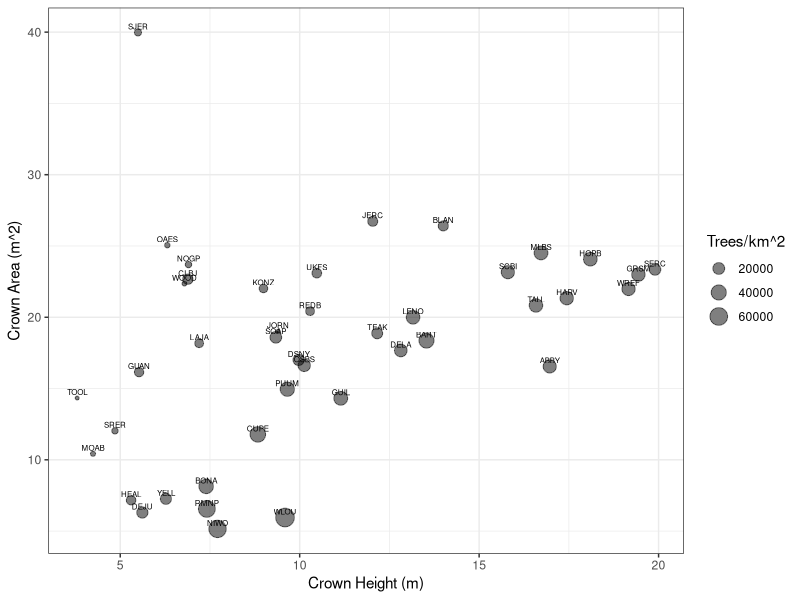
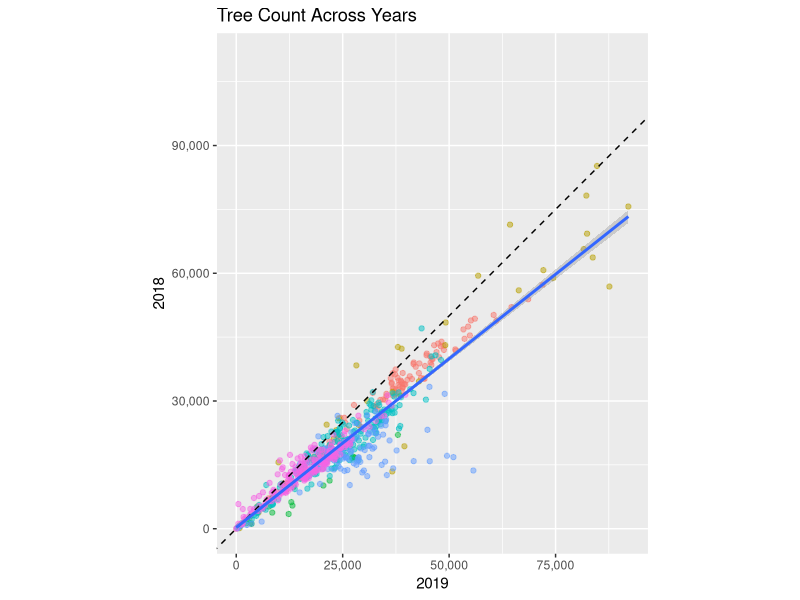
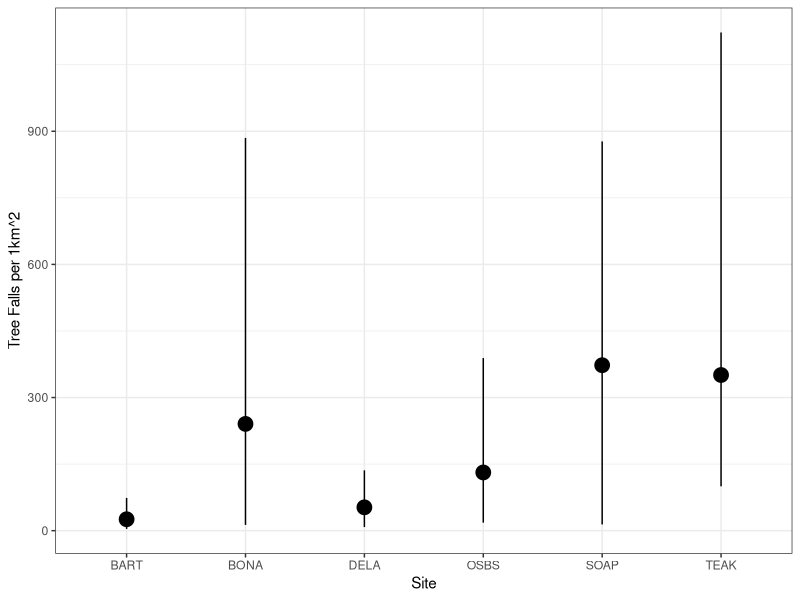
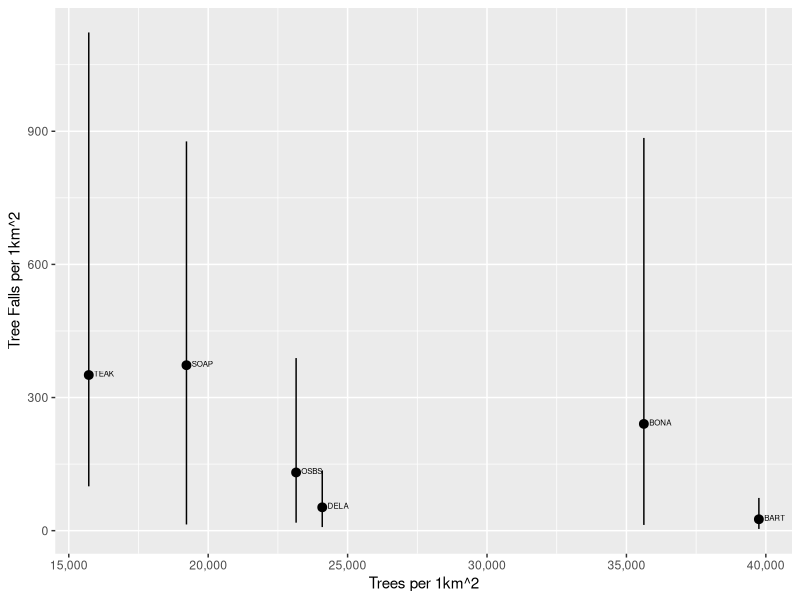
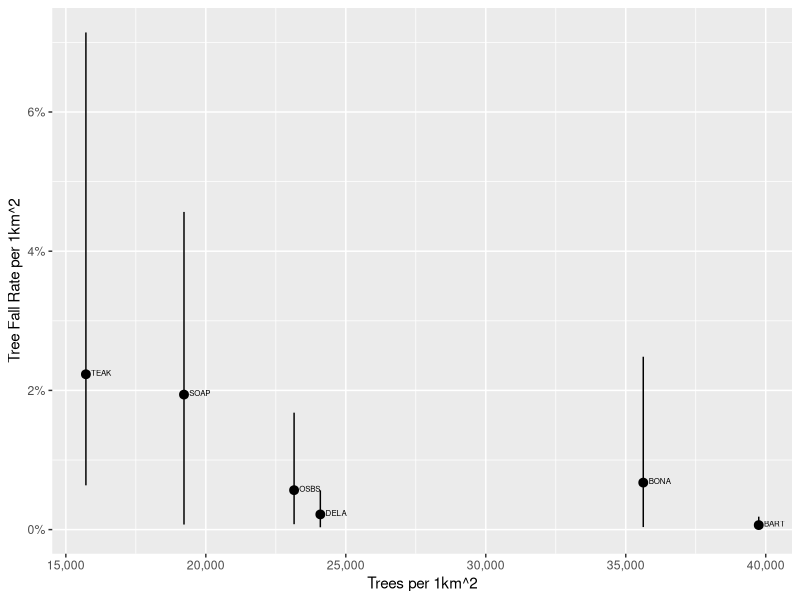
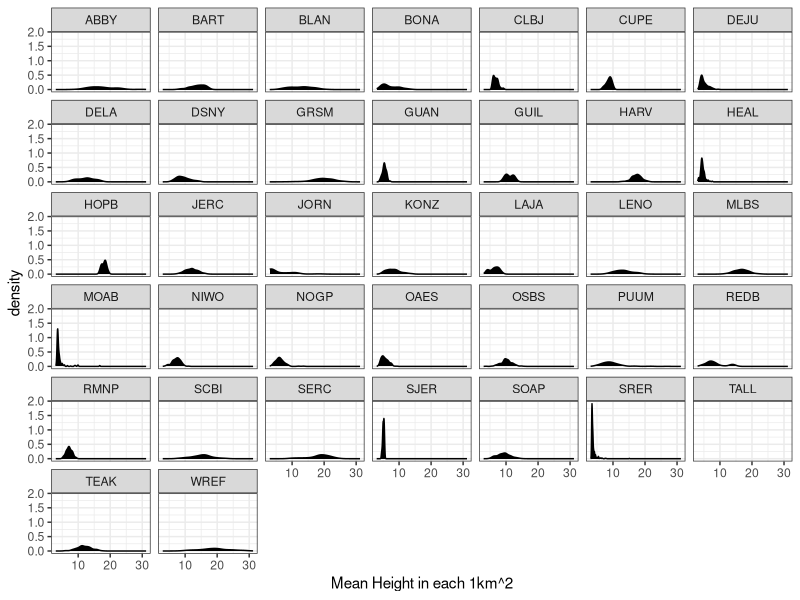
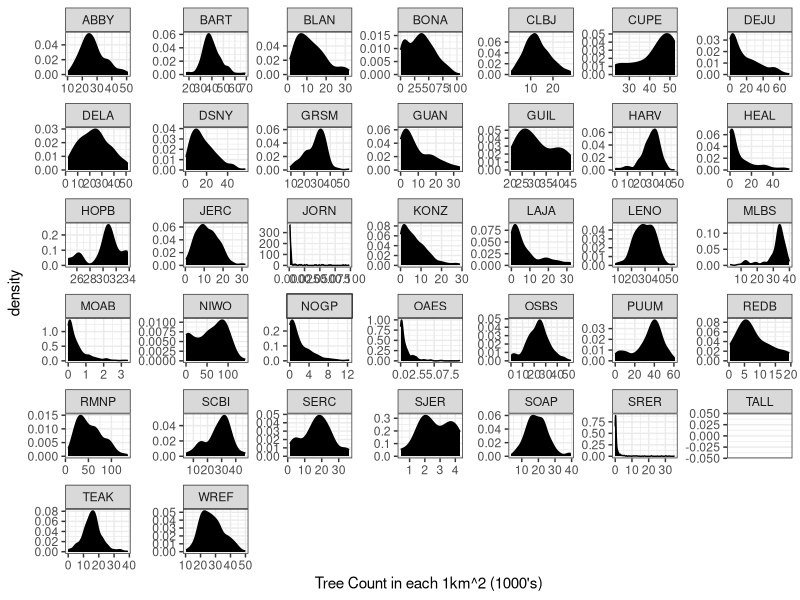
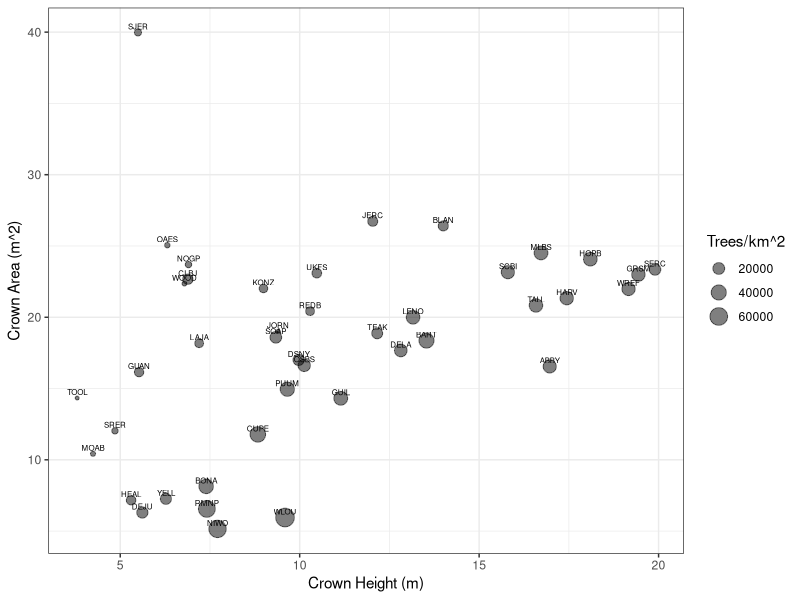

Here is the R script that generated these plots, in order:
## ---- chunk 1
library(raster)
library(dplyr)
library(ggplot2)
library(scales)
library(tidyr)
library(stringr)
## ---- chunk 2
df<-read.csv("averages.csv",row.names =1)
counts<-read.csv("counts.csv")
colnames(counts)<-c("Site","geo_index","Year","n")

counts %>% group_by(Site) %>% summarize(n=sum(n)) %>% summarize(total=sum(n))
## ---- chunk 3
ggplot(df,aes(x=height_mean,y=area_mean,size=n)) + geom_point(alpha=0.5) + labs(x="Crown Height (m)",y="Crown Area (m^2)",size="Trees/km^2") + geom_text(aes(label=Site),size=2,hjust=0.5,vjust=-0.5) + theme_bw()
ggsave("Attributes.png",height=3.5,width=6)
ggsave("Attributes.svg", height=3.5,width=6)
## ---- chunk 4
counts %>% spread(Year,n) %>% ggplot(.,aes(x=`2019`,y=`2018`)) + geom_point(aes(col=Site),alpha=0.5) + geom_abline(linetype="dashed") + coord_equal() + stat_smooth(method="lm") + theme(legend.position = "none") + scale_x_continuous(labels=comma) + scale_y_continuous(labels=comma) + ggtitle("Tree Count Across Years")
ggsave("CrossYears.png",height=4,width=7)
## ---- chunk 5
treedf<-read.csv("treefall.csv",row.names= 1)
ggplot(treedf,aes(x=Site,y=mean,ymin=lower,ymax=upper)) + geom_pointrange(size=1) + theme_bw() + labs(y="Tree Falls per 1km^2")
ggsave("TreeFalls.png",height=4,width=6)

treedf %>% inner_join(df[,c("Site","n")]) %>% ggplot(.,aes(x=n,y=mean,ymin=lower,ymax=upper)) + geom_pointrange() + geom_text(aes(label=Site),vjust=0.25,hjust=-0.25,size=2) + labs(x="Trees per 1km^2",y="Tree Falls per 1km^2") + scale_x_continuous(label=comma)
ggsave("TreeFallsRate.png",height=4,width=6)
## ---- chunk 6
treedf %>% inner_join(df[,c("Site","n")]) %>% ggplot(.,aes(x=n,y=mean/n,ymin=lower/n,ymax=upper/n)) + geom_pointrange() + geom_text(aes(label=Site),vjust=0.25,hjust=-0.25,size=2) + labs(x="Trees per 1km^2",y="Tree Fall Rate per 1km^2") + scale_x_continuous(label=comma) + scale_y_continuous(labels = percent)
ggsave("TreeFallsRate_km.png",height=4,width=6)
## ---- chunk 7
df<-read.csv("tile_averages.csv",row.names = 1)
colnames(df)[colnames(df) %in% "X0"]<-"count"

ggplot(df,aes(x=height_mean)) + geom_density(fill="black") + facet_wrap(~Site) + theme_bw() + labs(x="Mean Height in each 1km^2")
## ---- chunk 8
ggplot(df,aes(x=count/1000)) + geom_density(fill="black") + facet_wrap(~Site,scales="free") + theme_bw() + labs(x="Tree Count in each 1km^2 (1000's)") 
